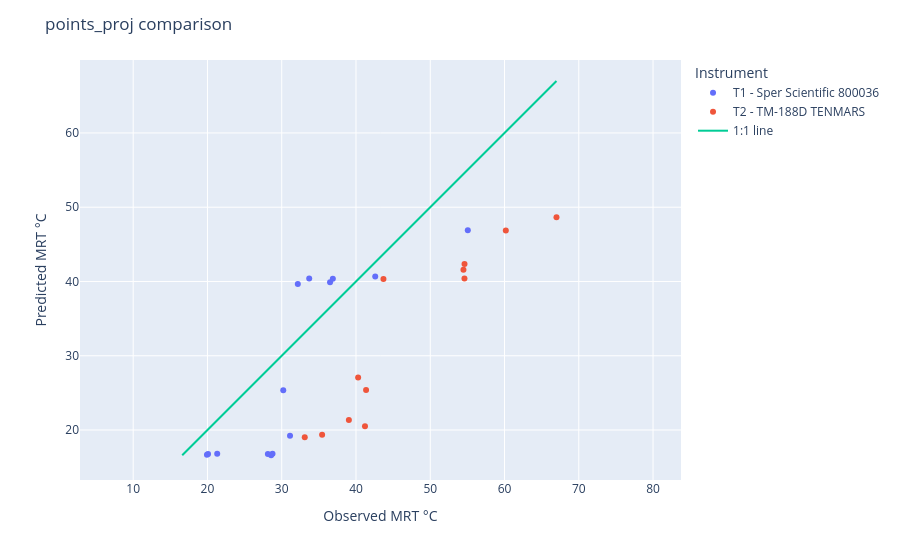

The notebook cell saved with this chart:
### Code cell
# Compute 1:1 line range
m = min(obs.min(), pred.min())
M = max(obs.max(), pred.max())

# Scatter
fig = px.scatter(
    points_proj,
    x=obs,
    y=pred,
    color="Instrument",
    hover_data=["TG", "TA","WIND M/S", "condition"],
)

# 1:1 line
fig.add_scatter(
    x=[m, M],
    y=[m, M],
    mode="lines",
    name="1:1 line"
)

fig.update_layout(
    xaxis_title="Observed MRT °C",
    yaxis_title="Predicted MRT °C",
    title="points_proj comparison"
)

fig.update_yaxes(scaleanchor="x", scaleratio=1)

fig.show()

### Figure 1 — Plotly figure (JSON) as saved in the notebook; plotly's stock layout.template omitted (floating-point values rounded to 4 significant figures)
{"data": [{"customdata": [[32.6, 29.3, 0, "SHADOW"], [42.2, 28.9, 0.7, "SUN"], [38, 34.4, 0.2, "SUN"], [40.9, 35, 0.8, "SUN"], [42.7, 36.4, 0.3, "SUN"], [39.6, 34.8, 0.8, "SUN"], [46.8, 37.2, 0.7, "SUN"], [34.8, 31.9, 0.1, "SHADOW"], [31.8, 32.3, 0, "SHADOW"], [30, 31.6, 0, "SHADOW"], [29.3, 31.8, 0, "SHADOW"], [28.9, 31.9, 0, "SHADOW"], [29.6, 31, 0, "SHADOW"], [29.7, 30.9, 0, "SHADOW"]], "hovertemplate": "Instrument=T1 - Sper Scientific 800036 <br>MRT=%{x}<br>MRT_predicted=%{y}<br>TG=%{customdata[0]}<br>TA=%{customdata[1]}<br>WIND M/S=%{customdata[2]}<br>condition=%{customdata[3]}<extra></extra>", "legendgroup": "T1 - Sper Scientific 800036 ", "marker": {"color": "#636efa", "symbol": "circle"}, "mode": "markers", "name": "T1 - Sper Scientific 800036 ", "orientation": "v", "showlegend": true, "type": "scatter", "x": [30.2, 55.06, 32.17, 36.51, 36.88, 33.7, 42.59, 31.12, 28.76, 28.57, 28.13, 20.08, 21.31, 19.93], "xaxis": "x", "y": [25.35, 46.9, 39.67, 39.9, 40.36, 40.39, 40.66, 19.23, 16.8, 16.6, 16.76, 16.75, 16.8, 16.67], "yaxis": "y"}, {"customdata": [[31.6, 28.7, 2.7, "SHADOW"], [38.7, 30.1, 1.6, "SUN"], [34.4, 30.7, 0.9, "SHADOW"], [38.6, 30.2, 1.6, "SUN"], [33, 28.9, 1, "SHADOW"], [39.4, 29.2, 3, "SUN"], [32.5, 30.4, 0, "SHADOW"], [41.1, 31.5, 1.7, "SUN"], [32.5, 30.3, 0.4, "SHADOW"], [43.7, 33.5, 0.6, "SUN"], [33.1, 30.6, 0, "SHADOW"], [39.4, 30.1, 2.4, "SUN"]], "hovertemplate": "Instrument=T2 - TM-188D TENMARS <br>MRT=%{x}<br>MRT_predicted=%{y}<br>TG=%{customdata[0]}<br>TA=%{customdata[1]}<br>WIND M/S=%{customdata[2]}<br>condition=%{customdata[3]}<extra></extra>", "legendgroup": "T2 - TM-188D TENMARS ", "marker": {"color": "#EF553B", "symbol": "circle"}, "mode": "markers", "name": "T2 - TM-188D TENMARS ", "orientation": "v", "showlegend": true, "type": "scatter", "x": [41.36, 60.18, 41.21, 54.47, 40.29, 67.0, 39.04, 54.62, 35.44, 43.7, 33.1, 54.61], "xaxis": "x", "y": [25.38, 46.87, 20.51, 41.58, 27.09, 48.64, 21.36, 42.36, 19.38, 40.35, 19.02, 40.41], "yaxis": "y"}, {"mode": "lines", "name": "1:1 line", "type": "scatter", "x": [16.6, 67.0], "y": [16.6, 67.0]}], "layout": {"legend": {"title": {"text": "Instrument"}, "tracegroupgap": 0}, "margin": {"t": 60}, "title": {"text": "points_proj comparison"}, "xaxis": {"anchor": "y", "domain": [0, 1], "title": {"text": "Observed MRT °C"}}, "yaxis": {"anchor": "x", "domain": [0, 1], "scaleanchor": "x", "scaleratio": 1, "title": {"text": "Predicted MRT °C"}}}}
